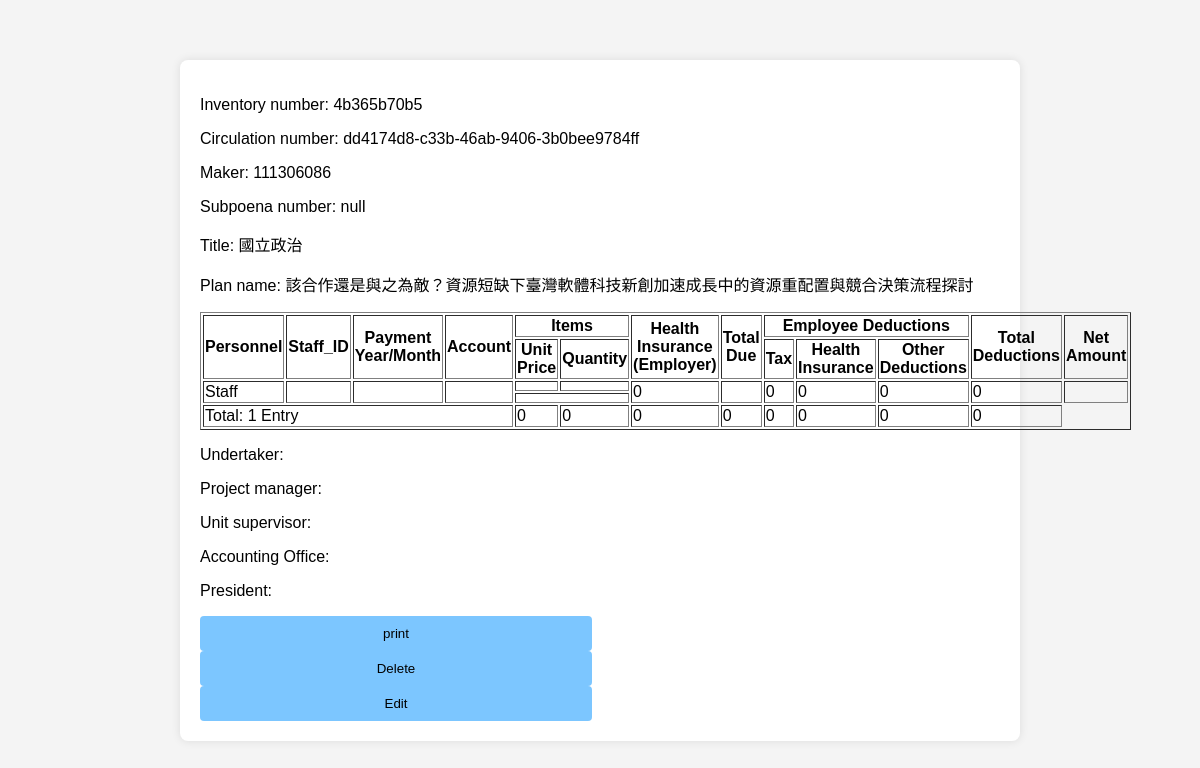
The app's page /output.php?inventory_number=4b365b70b5 with its own data.
### tables this page shows
CREATE TABLE `inventory` (
  `plan_name` varchar(50) NOT NULL,
  `document_code` varchar(50) NOT NULL,
  `inventory_number` varchar(50) NOT NULL,
  `plan_number` varchar(50) NOT NULL,
  `budget_subject` varchar(50) NOT NULL,
  `print_date` date NOT NULL,
  `title` varchar(50) NOT NULL,
  `account` varchar(50) NOT NULL
);

CREATE TABLE `receipt_keeping_list` (
  `total_amount` int(50) NOT NULL,
  `plan_number` varchar(50) NOT NULL,
  `budget_subject` varchar(50) NOT NULL,
  `document_amount` int(50) NOT NULL,
  `inventory_number` varchar(50) NOT NULL
);

### output.php (the view, shortened to what this page needs)
<?php
$servername = "localhost";
$username = "root";
$password = "";
$dbname = "DBMS_Project";
$conn = new mysqli($servername, $username, $password, $dbname);
$inventory_number = isset($_GET['inventory_number']) ? $_GET['inventory_number'] : '';
$sql_inventory = "SELECT * FROM inventory WHERE inventory_number = ?";
$stmt_inventory = $conn->prepare($sql_inventory);
$stmt_inventory->bind_param("s", $inventory_number);
$stmt_inventory->execute();
$result_inventory = $stmt_inventory->get_result();
$inventory_data = $result_inventory->fetch_assoc();
$sql_receipt_keeping = "SELECT * FROM receipt_keeping_list WHERE inventory_number = ?";
$stmt_receipt_keeping = $conn->prepare($sql_receipt_keeping);
$stmt_receipt_keeping->bind_param("s", $inventory_number);
$stmt_receipt_keeping->execute();
$result_receipt_keeping = $stmt_receipt_keeping->get_result();
$receipt_keeping_data = [];
while ($row = $result_receipt_keeping->fetch_assoc()) {
    $receipt_keeping_data[] = $row;
}
?>
<!DOCTYPE html>
<html>
<head>
    <link rel="stylesheet" type="text/css" href="style.css">
</head>
<body>
    <div class="container">
        <p>Inventory number: <?php echo htmlspecialchars($inventory_data['inventory_number']); ?></p>
        <p>Circulation number: <?php echo htmlspecialchars($inventory_data['document_code']); ?></p>
        <p>Maker: <?php echo htmlspecialchars($inventory_data['account']); ?></p>
        <p>Subpoena number: null</p>
        <p>Title: <?php echo htmlspecialchars($inventory_data['title']); ?></p>
        <p>Plan name: <?php echo htmlspecialchars($inventory_data['plan_name']); ?></p>
        <table border="1">
            <thead>
                <tr>
                    <th rowspan="2">Personnel</th>
                    <th rowspan="2">Staff_ID</th>
                    <th rowspan="2">Payment<br>Year/Month</th>
                    <th rowspan="2">Account</th>
                    <th colspan="2">Items</th>
                    <th rowspan="2">Health<br>Insurance (Employer)</th>
                    <th rowspan="2">Total<br>Due</th>
                    <th colspan="3">Employee Deductions</th>
                    <th rowspan="2">Total<br>Deductions</th>
                    <th rowspan="2">Net<br>Amount</th>
                </tr>
                <tr>
                    <th>Unit Price</th>
                    <th>Quantity</th>
                    <th>Tax</th>
                    <th>Health<br>Insurance</th>
                    <th>Other<br>Deductions</th>
                </tr>
            </thead>
            <tbody>
                <?php foreach ($receipt_keeping_data as $item): ?>
                <tr>
                    <td rowspan="2">Staff</td>
                    <td rowspan="2"><?php echo htmlspecialchars($item['staff_ID']); ?></td>
                    <td rowspan="2"><?php echo htmlspecialchars($item['payment_year_month']); ?></td>
                    <td rowspan="2"><?php echo htmlspecialchars($item['account']); ?></td>
                    <td><?php echo htmlspecialchars($item['unit_price']); ?></td>
                    <td><?php echo htmlspecialchars($item['quantity']); ?></td>
                    <td rowspan="2">0</td>
                    <td rowspan="2"><?php echo htmlspecialchars($item['total_due']); ?></td>
                    <td rowspan="2">0</td>
                    <td rowspan="2">0</td>
                    <td rowspan="2">0</td>
                    <td rowspan="2">0</td>
                    <td rowspan="2"><?php echo htmlspecialchars($item['net_amount']); ?></td>
                </tr>
                <tr>
                    <td colspan="2"><?php echo htmlspecialchars($item['description']); ?></td>
                </tr>
                <?php endforeach; ?>
                <tr>
                    <td colspan="4">Total: <?php echo count($receipt_keeping_data); ?> Entry</td>
                    <td><?php echo array_sum(array_column($receipt_keeping_data, 'unit_price')); ?></td>
                    <td>0</td>
                    <td><?php echo array_sum(array_column($receipt_keeping_data, 'total_due')); ?></td>
                    <td>0</td>
                    <td>0</td>
                    <td>0</td>
                    <td>0</td>
                    <td><?php echo array_sum(array_column($receipt_keeping_data, 'net_amount')); ?></td>
                </tr>
            </tbody>
        </table>
        <p>Undertaker: </p>
        <p>Project manager: </p>
        <p>Unit supervisor: </p>
        <p>Accounting Office: </p>
        <p>President: </p>
        <button class="btn2" onclick="printPage()">print</button>
        <form action="delete.php" method="post">
            <button type="submit" class="btn2">Delete</button>
        </form>
        <form action="edit.php" method="post">
            <button type="submit" class="btn2">Edit</button>
        </form>
    </div>
</body>
</html>

### Style.css (style rules this page uses)
body { font-family: Arial, sans-serif; display: flex; justify-content: center; align-items: center; height: 100vh; margin: 0; background-color: #f4f4f4; }
.container { background-color: white; padding: 20px; box-shadow: 0 0 10px rgba(0, 0, 0, 0.1); border-radius: 8px; width: 100%; max-width: 800px; }
.btn2 { width: 49%; padding: 10px; background-color: #0091ff83; color: black; border: none; border-radius: 4px; cursor: pointer; }

### records on screen
inventory: inventory_number "4b365b70b5", document_code "dd4174d8-c33b-46ab-9406-3b0bee9784ff", account "111306086", title "國立政治", plan_name "該合作還是與之為敵？資源短缺下臺灣軟體科技新創加速成長中的資源重配置與競合決策流程探討"

### other values on screen
count($receipt_keeping_data) "1"
array_sum(array_column($receipt_keeping_data, 'unit_price')) "0"
array_sum(array_column($receipt_keeping_data, 'total_due')) "0"
array_sum(array_column($receipt_keeping_data, 'net_amount')) "0"
